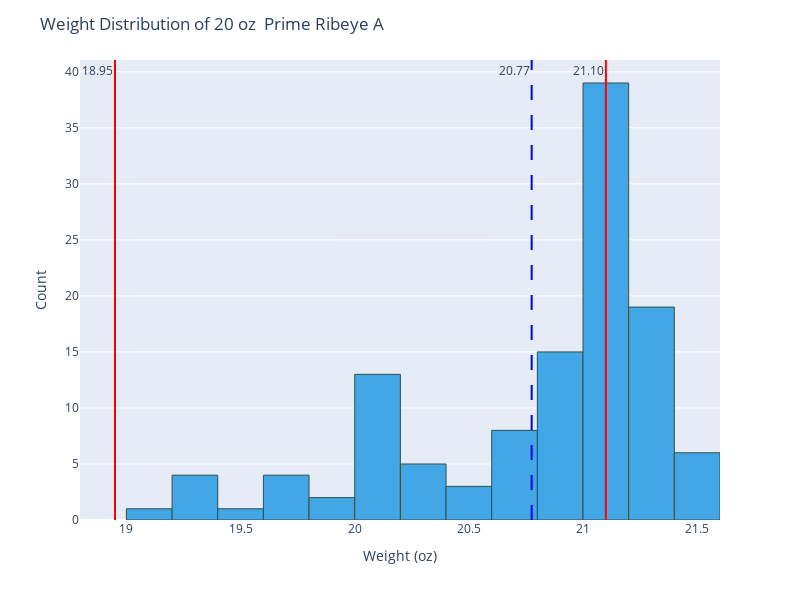

The code cell stored with this chart in its notebook:
### Code cell
generate_histogram(product_sample, engine, 'weight')

### Figure 1 — Plotly figure (JSON) as saved in the notebook; plotly's stock layout.template omitted (floating-point values rounded to 4 significant figures)
{"data": [{"alignmentgroup": "True", "bingroup": "x", "hovertemplate": "measured_weight=%{x}<br>count=%{y}<extra></extra>", "legendgroup": "", "marker": {"color": "#43A7E5", "line": {"color": "DarkSlateGrey", "width": 1}, "pattern": {"shape": ""}}, "name": "", "nbinsx": 20, "offsetgroup": "", "orientation": "v", "showlegend": false, "type": "histogram", "x": [19.36, 20, 21.12, 21.18, 21.2, 21.12, 20.64, 21.36, 20.3, 20, 19.63, 20.84, 21.46, 21.2, 21, 20.9, 20.92, 20.56, 20.12, 19.94, 20.9, 20.08, 21, 20.7, 21.8, 20, 21.09, 21, 21.05, 21.07, 20.6, 21.08, 21.16, 21.3, 20.9, 20.32, 21.25, 19.6, 21.16, 21.08, 21.2, 21.05, 21.42, 20, 20.94, 21, 20.42, 21.09, 21.08, 21.04, 21.38, 19.64, 21.28, 21.02, 20.94, 21.28, 20.64, 21.3, 21.3, 20.82, 21, 21.1, 21.06, 20.12, 21.06, 20.7, 21.04, 20.2, 21.3, 20.08, 19.74, 20.7, 20.6, 21.09, 21.22, 20.9, 21.34, 21.44, 20.18, 19.3, 20.48, 20.6, 21, 20.98, 21.09, 20, 20.8, 20.2, 21.8, 19.26, 19.5, 21.08, 21.02, 21.06, 19.96, 20.26, 21.42, 21.32, 20.96, 21.08, 21.4, 21.3, 21.06, 21.24, 21.09, 20.94, 20.06, 20.84, 21.06, 20.8, 19.08, 21.3, 20.09, 21.1, 19.24, 21.07, 21.09, 21.25, 21, 21.08, 21.42, 20.16], "xaxis": "x", "yaxis": "y"}], "layout": {"annotations": [{"showarrow": false, "text": "18.95", "x": 18.95, "xanchor": "right", "xref": "x", "y": 1, "yanchor": "top", "yref": "y domain"}, {"showarrow": false, "text": "21.10", "x": 21.1, "xanchor": "right", "xref": "x", "y": 1, "yanchor": "top", "yref": "y domain"}, {"showarrow": false, "text": "20.77", "x": 20.77, "xanchor": "right", "xref": "x", "y": 1, "yanchor": "top", "yref": "y domain"}], "barmode": "relative", "height": 600, "legend": {"tracegroupgap": 0}, "margin": {"t": 60}, "shapes": [{"line": {"color": "red", "dash": "solid"}, "type": "line", "x0": 18.95, "x1": 18.95, "xref": "x", "y0": 0, "y1": 1, "yref": "y domain"}, {"line": {"color": "red", "dash": "solid"}, "type": "line", "x0": 21.1, "x1": 21.1, "xref": "x", "y0": 0, "y1": 1, "yref": "y domain"}, {"line": {"color": "blue", "dash": "longdash"}, "type": "line", "x0": 20.77, "x1": 20.77, "xref": "x", "y0": 0, "y1": 1, "yref": "y domain"}], "title": {"text": "Weight Distribution of 20 oz  Prime Ribeye A"}, "width": 800, "xaxis": {"anchor": "y", "domain": [0, 1], "title": {"text": "Weight (oz)"}}, "yaxis": {"anchor": "x", "domain": [0, 1], "title": {"text": "Count"}}}}
